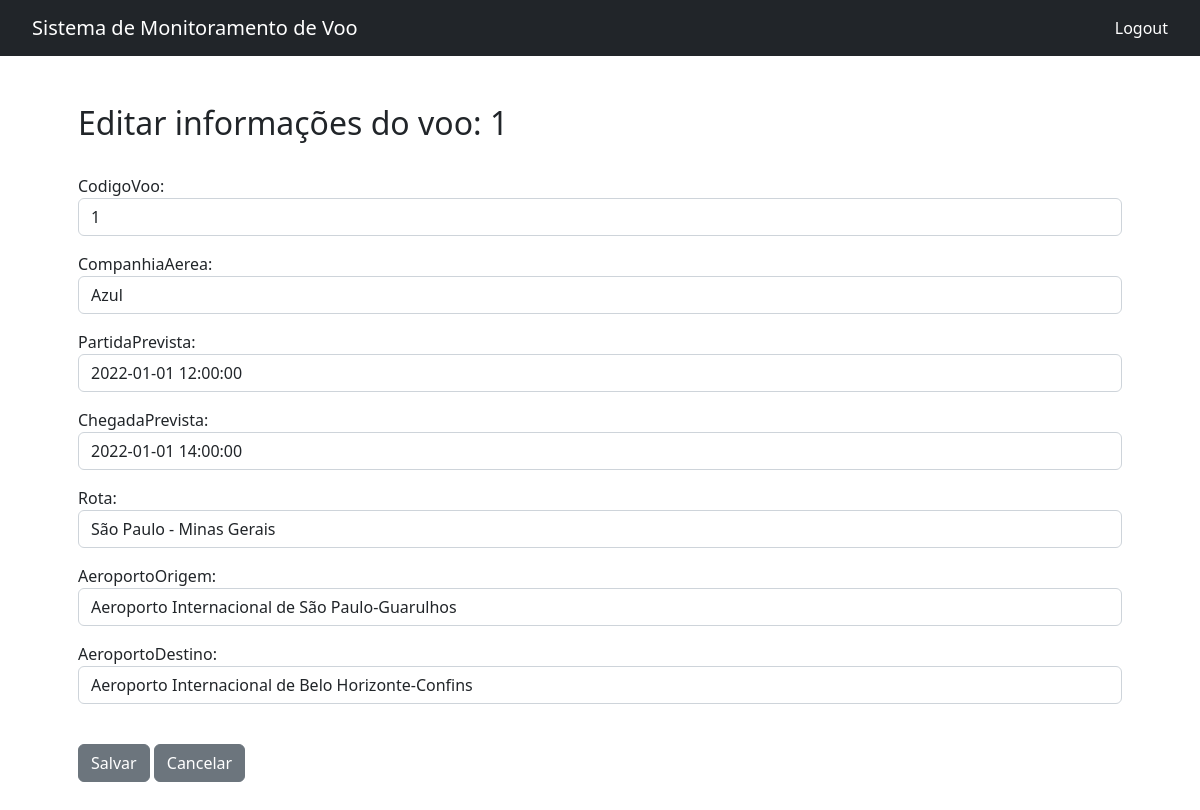
Page /crud/editar_voo/1 on the committed database.
### aeroporto/models.py (models this page shows, shortened)
class Voo(models.Model):
    codigoVoo = models.IntegerField(primary_key=True, null=False, unique=True)
    companhiaAerea = models.CharField(max_length=100, null=False)
    partidaPrevista = models.DateTimeField(null=False)
    partidaReal = models.DateTimeField(null=True)
    chegadaPrevista = models.DateTimeField(null=False)
    chegadaReal = models.DateTimeField(null=True)
    status = models.CharField(max_length=100, null=False, default='Aguardo')
    rota = models.CharField(max_length=100, null=True)
    aeroportoOrigem = models.CharField(max_length=100, null=False)
    aeroportoDestino = models.CharField(max_length=100, null=False)
    condicao = models.CharField(max_length=100, null=False)
    class Meta:
        db_table = 'voos'

### aeroporto/views.py (the view)
# urls.py: path('crud/editar_voo/<int:pk>', views.EditVooView.as_view(), name='editar_voo'),
class EditVooView(UpdateView):
    model = Voo
    form_class = VooEditForm
    template_name = 'crud/editar_voo.html'

### aeroporto/forms.py
class VooEditForm(forms.ModelForm):
    class Meta:
        model = Voo
        fields = ('codigoVoo', 'companhiaAerea', 'partidaPrevista', 'chegadaPrevista', 'rota', 'aeroportoOrigem', 'aeroportoDestino')
        widgets = {
            'codigoVoo': forms.NumberInput(attrs={'class': 'form-control', 'placeholder': 'Insira o Código do Voo'}),
            'companhiaAerea': forms.TextInput(attrs={'class': 'form-control', 'placeholder': 'Insira a Companhia Aérea'}),
            'partidaPrevista': forms.DateTimeInput(attrs={'class': 'form-control', 'placeholder': 'Ano-Mês-Dia Hora:Minuto:Segundo'}),
            'chegadaPrevista': forms.DateTimeInput(attrs={'class': 'form-control', 'placeholder': 'Ano-Mês-Dia Hora:Minuto:Segundo'}),
            'rota': forms.TextInput(attrs={'class': 'form-control', 'placeholder': 'Insira a Rota do voo'}),
            'aeroportoOrigem': forms.TextInput(attrs={'class': 'form-control', 'placeholder': 'Insira o Aeroporto de Origem'}),
            'aeroportoDestino' : forms.TextInput(attrs={'class': 'form-control', 'placeholder': 'Insira o Aeroporto de Destino'}),
        }

### template/crud/editar_voo.html (shortened to what this page needs)
{% load static %}
<!DOCTYPE html>
<html>
<head>
    <link rel="stylesheet" href="{% static 'css/bootstrap/bootstrap.min.css' %}">
    <link rel="stylesheet" href="{% static 'css/navbar.css' %}">
</head>
<body>
    <div class="nav-container">
        <nav class="navbar navbar-expand navbar-dark bg-dark">
            <a class="navbar-brand">Sistema de Monitoramento de Voo</a>
            <div class="collapse navbar-collapse" id="navbarText">
                <span class="navbar-text">
                        <a class="nav-link" href="{% url 'voos'%}">Logout</a>
                </span>
            </div>
        </nav>
    </div>
    <div class="container-xl p-5">
        <h2>
            Editar informações do voo: {{ voo.codigoVoo }}
        </h2>
        <br>
        <table>
            <div class="form-group">
                <form method="POST">
                    {% csrf_token %} {{ form.as_p}}
                    <br>
                    <button class="btn btn-secondary">Salvar</button>
                    <a class="btn btn-secondary" href="{% url 'crud' %}">Cancelar</a>
                </form>
            </div>
        </table>
    </div>
</body>
</html>

### static/css/navbar.css (style rules this page uses)
.nav-container { background-color: #343a40; }
nav { padding-left: 2rem !important; padding-right: 2rem !important; }
.navbar-collapse { display: inline; position: absolute; right: 2rem; }

### rows in the picture
Voo: codigoVoo "1", companhiaAerea "Azul", partidaPrevista "2022-01-01 12:00:00", chegadaPrevista "2022-01-01 14:00:00", rota "São Paulo - Minas Gerais", aeroportoOrigem "Aeroporto Internacional de São Paulo-Guarulhos", aeroportoDestino "Aeroporto Internacional de Belo Horizonte-Confins"
